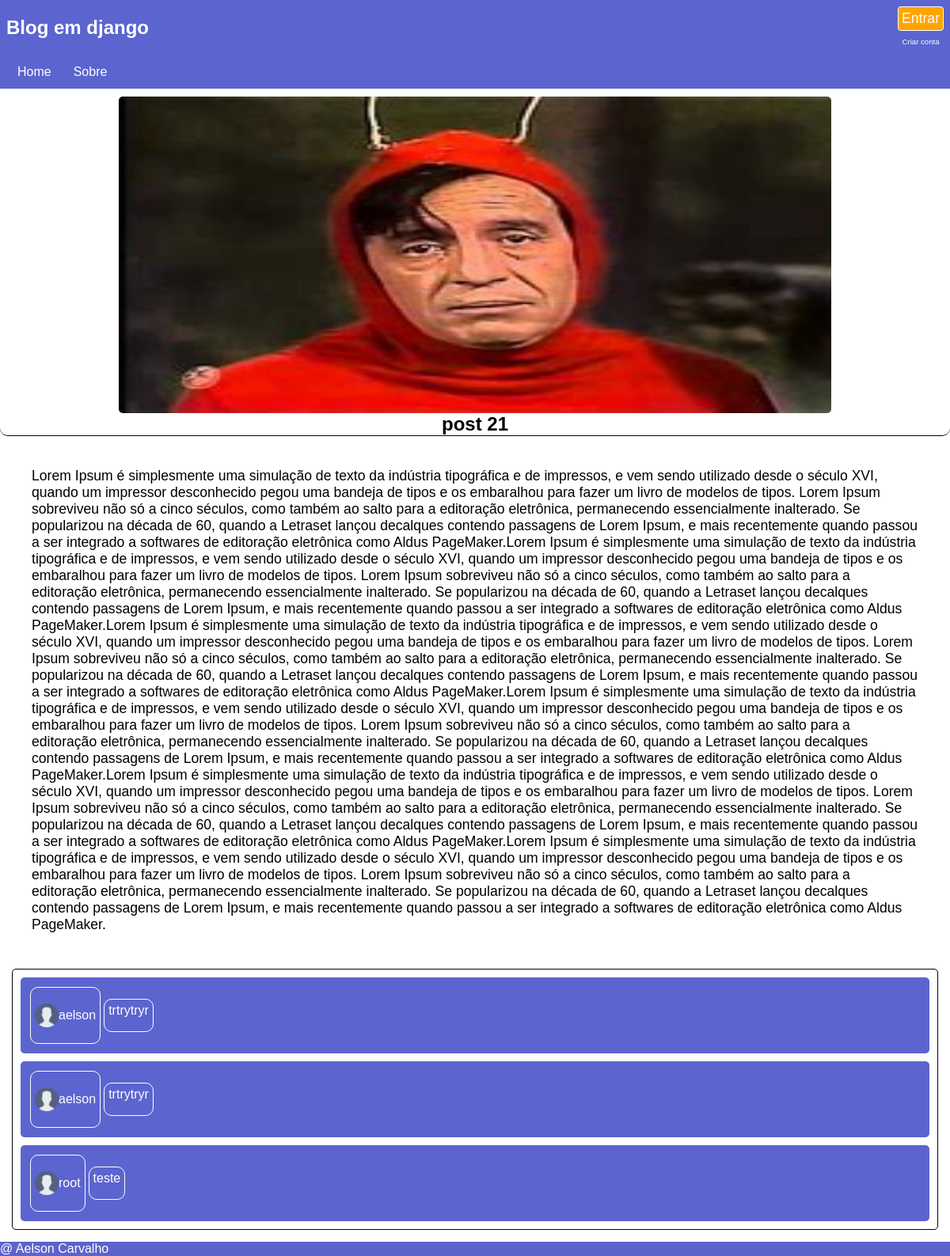
The page /post21 on the database its author committed.
### Blog/models.py (models this page shows, shortened)
class Post(models.Model):
    title = models.CharField(max_length=100, null=False, blank=False)
    banner = models.FileField(upload_to='media/img_post')
    slug = models.CharField(max_length=100, null=False, blank=False, unique=True)
    auth = models.ForeignKey(User, default=User, on_delete=models.CASCADE, limit_choices_to={'is_staff': True})
    resume = models.TextField(max_length=499, null=False, blank=False)
    content = models.TextField(null=False, blank=False)
    img_post = models.FileField(upload_to='media/post')
    created_at = models.DateTimeField(auto_now_add=True)
    updated_at = models.DateTimeField(auto_now=True)

class Comentario(models.Model):
    user = models.ForeignKey(User, on_delete=models.CASCADE, default=User, limit_choices_to={'is_staff': True})
    post = models.ForeignKey(Post, on_delete=models.CASCADE, default=Post)
    content = models.TextField(max_length=500, null=False, blank=False)
    updated_at = models.DateTimeField(auto_now=True)

### Blog/views.py (the view, shortened to what this page needs)
# urls.py: path('<slug:slug>', views.post, name='post'),
def post(request, slug):
    post = get_object_or_404(Post, slug = slug )
    comentarios = Comentario.objects.filter(post_id = post)
    if request.method == 'GET':
        return render(request, 'frontend/post.html', {'post':post, 'comentarios':comentarios})

### Blog/templates/frontend/post.html (shortened to what this page needs)
{% extends 'base.html' %}
{% block content %}
<div id="postagem">
    <div id="imgpostagem">
        <img src="{{post.banner.url}}" alt="banner">
    </div>
        <div id="titulopostagem">
            <h2>{{post.title}}</h2>
        </div>
    <p>{{post.content}}</p>
</div>
<div id="comentarios">
    {% if user.is_authenticated %}
        <div>
            {% csrf_token %}
            <img src="{{Perfil.image.url}}" alt="Imagem de usuário">
            <div>
                <p>{{User.username}}</p>
                <form method="POST">
                    {% csrf_token %}
                    <textarea name="comentario" id="comentario" cols="30" rows="10"></textarea>
                    <input type="text" name="postid" value="{{post.id}}">
                    <input type="text" value="{{auth.id}}">
                    <button type="submit"> Postar </button>
                </form>
            </div>
        </div>
        {% for comentario in comentarios %}
            <div id="usercomentario">
                <div class="usercomentarioclass">
                    <img id="user_img" src="static/img/userImg/userimage.png" alt="Imagem de usuário">
                    <p>{{comentario.user}}</p>
                </div>
                <div class="usercomentarioclass usercomentarioclass_2">
                    <p>{{comentario.content}}</p>
                </div>
            </div>
        {% endfor %}
    {% else %}
        {% for comentario in comentarios %}
            <div id="usercomentario">
                <div class="usercomentarioclass">
                    <img id="user_img" src="static/img/userImg/userimage.png" alt="Imagem de usuário">
                    <p>{{comentario.user}}</p>
                </div>
                <div class="usercomentarioclass usercomentarioclass_2">
                    <p>{{comentario.content}}</p>
                </div>
            </div>
        {% endfor %}
    {% endif %}
</div>
{% endblock %}

### Blog/static/css/style.css (style rules this page uses)
* { margin: 0; padding: 0; font-family: Arial, Helvetica, sans-serif; }
#postagem { margin-top: 10px; }
#postagem p { padding: 30px; margin: 10px; font-size: 1.1em; }
#imgpostagem { display: flex; justify-content: center; align-items: center; }
#postagem img { width: 350px; border-radius: 5px; }
#titulopostagem { display: flex; justify-content: center; align-items: center; border-bottom: solid 1px black; border-radius: 10px; }
#comentarios { border: solid 1px black; border-radius: 5px; margin: 15px; }
#usercomentario { display: flex; justify-content: start; align-items: center; background-color: rgba(10, 22, 185, 0.664); color: white; margin: 10px; padding: 10px; border-radius: 5px; }
.usercomentarioclass { margin: 2px; border: solid white 1px; border-radius: 10px; min-height: 60px; padding: 5px; display: flex; justify-content: start; align-items: center; }
.usercomentarioclass_2 { justify-content: start; align-items: flex-start; min-height: 30px; }
#user_img { width: 30px; }
@media (min-width: 620px) { #postagem img { width: 600px; height: 300px; } }
@media (min-width:900px) { #postagem img { width: 900px; height: 400px; } }

### rows shown on the page
Post: banner (picture), title "post 21", content "Lorem Ipsum é simplesmente uma simulação de texto da indústria tipográfica e de impressos, e vem sendo utilizado desde o século XVI, quando um impressor desconhecido pegou uma bandeja de tipos e os embaralhou para fazer um livro de modelos de tipos. Lorem Ipsum sobreviveu não só a cinco séculos, como também ao salto para a editoração eletrônica, permanecendo essencialmente inalterado. Se popularizou na década de 60, quando a Letraset lançou decalques contendo passagens de Lorem Ipsum, e mais recentemente quando passou a ser integrado a softwares de editoração eletrônica como Aldus PageMaker.Lorem Ipsum é simplesmente uma simulação de texto da indústria tipográfica e de impressos, e vem…"
Comentario: user "aelson", content "trtrytryr"
Comentario: user "aelson", content "trtrytryr"
Comentario: user "root", content "teste"
